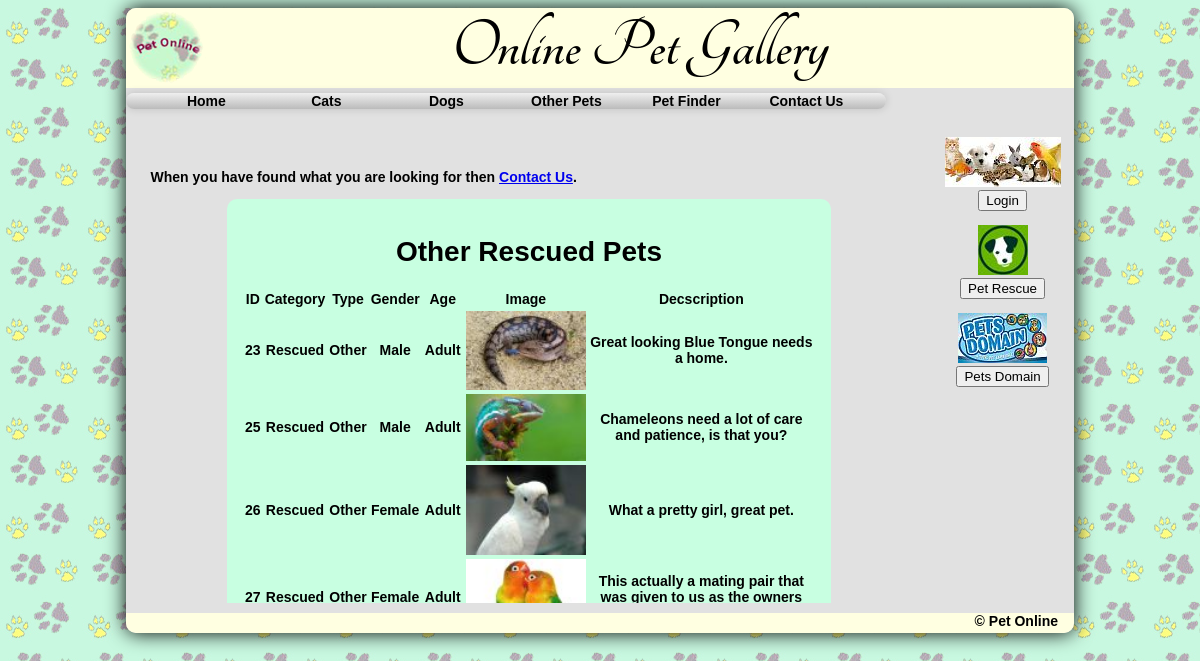
Page /searchstuff/OPG/othersrescued.php on the committed database.
### tables this page shows
CREATE TABLE `pets` (
  `PetID` int(11) NOT NULL,
  `Category` varchar(10) NOT NULL,
  `PetType` varchar(10) NOT NULL,
  `Gender` varchar(10) NOT NULL,
  `AgeGroup` varchar(10) NOT NULL,
  `ImageName` varchar(100) NOT NULL,
  `Description` text NOT NULL
);

### searchstuff/OPG/sqlscripts/db.php (called while the page is built, shortened)
<?php
class opgDBscripts extends mysqli {
	private static $instance = null;
	public static function getInstance() {
	if (!self::$instance instanceof self) {
		self::$instance = new self;
		}
		return self::$instance;
	}
	public function othersRescued() {
		return $this->query("SELECT * FROM pets WHERE PetType='Other' AND Category = 'Rescued'");
	}
}
?>

### searchstuff/OPG/othersrescued.php (the view, shortened to what this page needs)
<?php
    require_once("sqlscripts/db.php");
    $result = opgDBscripts::getInstance()->othersRescued();
?>
<!doctype html>
<html>
<head>
	<link href="css/opg.css" type="text/css" rel="stylesheet" />
</head>
<body>
<div id="main">
	<div id="header">
        <img id="logo" src="images/PetOnlineLogo.png" alt="Pet Online logo" />
        <span>Online Pet Gallery</span>
    </div>
    <nav>
    	<ul>
        	<li><a href="index.php" title="Home">Home</a></li>
        	<li><a href="#" title="Cats">Cats</a>
            </li>
            <li><a href="#" title="Dogs">Dogs</a>
            </li>
            <li><a href="#" title="Other Pets">Other Pets</a>
            </li>
        	<li><a href="petfinder.php" title="Pet Finder">Pet Finder</a></li>
            <li><a href="contactus.php" title="Contact Us">Contact Us</a></li>
    	</ul>
    </nav>
    <div id="content">
        <div id="leftside"><br><br>
        	<p>When you have found what you are looking for then
               <a href="contactus.php" title="Contact Us">Contact Us</a>.
            </p>
        	<table align="center" width="75%">
            <tr><td align="center" colspan="7"><h1>Other Rescued Pets</h1></td></tr>
            <tr><th>ID</th><th>Category</th><th>Type</th><th>Gender</th><th>Age</th>
                <th>Image</th><th>Decscription</th></tr>
            <?php while ($row = $result->fetch_row()) { ?>
                <tr>
                	<td><?php echo $row[0]; ?></td>
                	<td><?php echo $row[1]; ?></td>
                    <td><?php echo $row[2]; ?></td>
                    <td><?php echo $row[3]; ?></td>
                    <td><?php echo $row[4]; ?></td>
                    <td><img id="logo" src="pets/<?php echo $row[5]; ?>" alt="Pet Online logo" width="120" /></td>
                    <td><?php echo $row[6]; ?></td>
                </tr>
            <?php  }  ?>
        </table>
        </div>
        <div id="rightside">
        	<p><form action="login.php">
                <img src="images/pets3.jpg" alt="Pets" /><br>
                <input type="submit" value="Login">
            </form></p>
        	<p><form target="_blank" action="https://www.petrescue.com.au/">
                <img src="images/petrescue.jpg" alt="Pet Rescue" /><br>
                <input type="submit" value="Pet Rescue">
            </form></p>
            <p><form target="_blank" action="http://www.petsdomain.com.au/">
                <img src="images/PetsDomain.jpg" alt="Pets Domain" /><br>
                <input type="submit" value="Pets Domain">
            </form></p>
        </div>
    </div>
	<div id="footer">&copy; Pet Online &nbsp;&nbsp;&nbsp;</a>
    </div>
</div>
</body>
</html>

### searchstuff/OPG/css/opg.css (style rules this page uses)
body { background-image:url(../images/pawpads.jpg); height:100%; }
#main { position:relative; margin-left:auto; margin-right:auto; width:80%; min-height:625px; background-color:#E1E1E1; -moz-box-shadow: 0 0 20x black; -webkit-box-shadow: 0 0 20px black; box-shadow: 0 0 20px black; border-radius: 10px; -moz-border-radius: 10px; -webkit-border-radius: 10px; }
#header { position:absolute; top:0px; left:0px; width:100%; height: 80px; font: 70px/78px 'TangerineBold', Arial, sans-serif; background-color:#FFFFE1; text-align:center; border-radius:10px 10px 0px 0px; -moz-border-radius:10px 10px 0px 0px; -webkit-border-radius:10px 10px 0px 0px; }
#logo { float:left; }
nav { position:absolute; top:85px; left:0px; width:100%; height:20px; font-size:14px; font-weight:bolder; font-family:verdana, sans-serif; z-index:10; }
nav ul { position: relative; display: inline-table; list-style:none; margin:0; padding: 0 20px; border-radius: 10px; background: linear-gradient(top, #efefef 0%, #bbbbbb 100%); background: -moz-linear-gradient(top, #efefef 0%, #bbbbbb 100%); background: -webkit-linear-gradient(top, #efefef 0%,#bbbbbb 100%); box-shadow: 0px 0px 9px rgba(0,0,0,0.15); }
nav li { float:left; }
nav a { display:block; width:120px; text-align:center; }
nav a, nav a:visited { color:black; text-decoration:none; }
nav ul:after { content:""; clear:both; display:block; }
nav ul li { float: left; }
nav ul li a { display: block; text-decoration: none; }
#content { position:absolute; top:115px; left:0px; width:100%; min-height:500px; }
#leftside { position: absolute; top: 0px; left: 0px; width: 85%; height: 480px; overflow: auto; font-size: 14px; font-weight: bolder; font-family: verdana, sans-serif; text-align: center; border-radius: 10px; -moz-border-radius: 10px; -webkit-border-radius: 10px; }
#rightside { position:absolute; top:0px; right:0px; width:15%; height:480px; overflow:auto; font-size:14px; font-weight:bolder; font-family:verdana, sans-serif; text-align:center; border-radius:10px; -moz-border-radius:10px; -webkit-border-radius:10px; }
p { text-align:left; padding-left:3%; padding-right:3%; }
table { background-color:#C8FFE1; padding:15px; border-radius:10px; -moz-border-radius:10px; -webkit-border-radius:10px; }
#footer { position:absolute; bottom:0px; left:0px; width:100%; height:20px; text-align:right; font-size:14px; font-weight:bolder; font-family:verdana, sans-serif; background-color:#FFFFE1; border-radius:0px 0px 10px 10px; -moz-border-radius:0px 0px 10px 10px; -webkit-border-radius:0px 0px 10px 10px; }

### rows in the picture
pets: PetID "23", Category "Rescued", PetType "Other", Gender "Male", AgeGroup "Adult", ImageName (picture), Description "Great looking Blue Tongue needs a home."
pets: PetID "25", Category "Rescued", PetType "Other", Gender "Male", AgeGroup "Adult", ImageName (picture), Description "Chameleons need a lot of care and patience, is that you?"
pets: PetID "26", Category "Rescued", PetType "Other", Gender "Female", AgeGroup "Adult", ImageName (picture), Description "What a pretty girl, great pet."
pets: PetID "27", Category "Rescued", PetType "Other", Gender "Female", AgeGroup "Adult", ImageName (picture), Description "This actually a mating pair that was given to us as the owners…"
